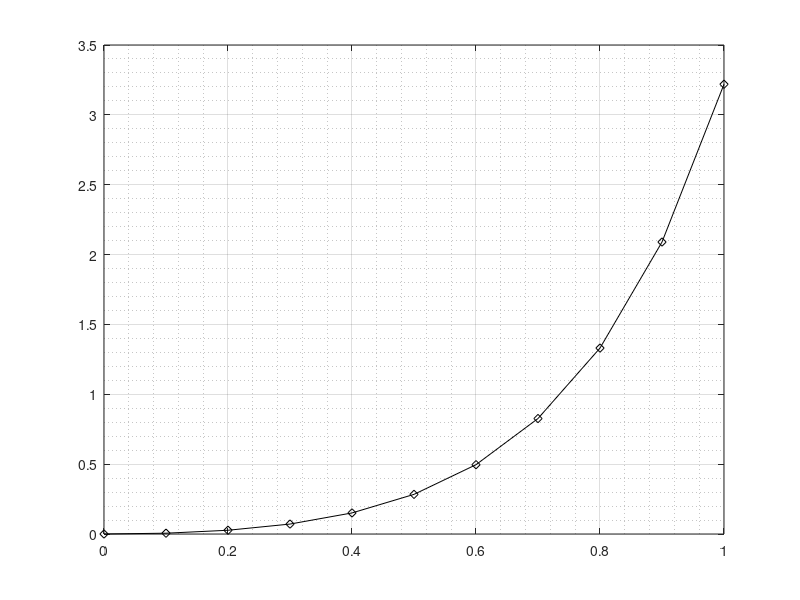

MATLAB code to generate this figure: (Note: this script raises an error after producing the figure.)
# Calculo Octave solucion ODE
#Ej4TP7
clear all
clc; clf
inter = [0,1];
h = 0.1;
L = (inter(2)-inter(1))/h;
t = linspace(inter(1),inter(2),L+1)';

# Caso I
f = @(t,y) t*exp(3*t) - 2*y;
y0 = 0; # valor inicial

# Caso II
%f =@(t,y) -2*y;
%y0 = 3;

# Caso III
%f =@(t,y) -cos(2*pi*t.^2)-t*y;
%y0 = 2;
%dfy = @(t) -t;

# Exacta
fex=@(t) (t.*exp(3*t))./5 - (exp(3*t))./25 + (exp(-2*t))./25;
fex = fex(t);

%fex = @(t) 3*exp(-2*t);
%fex = fex(t);

figure(1)
# ploteamos la exacta
plot(t,fex,'k-d')
grid on
grid minor
hold on

%========================================================
dfy = @(t) -2;
[tcn, wcn] = Crank_Nicholson_Newton(f,dfy,0,1,0,L,100,0.00001);
[tea, wea] = euler_atras_nw(f, dfy, 0, 1, 0, L, 100, 0.00001);
[tE,wE] = euler(f,inter,y0,L);
%========================================================
plot(tcn,wcn,'m-o')
plot(tea,wea,'g-*')
plot(tE,wE,'b-*')

title('PVI - Metodo de Crank-Nicholson con Newton-Eulercon Newton y Euler')
xlabel('Tiempo [s]')
ylabel('Solucion PVI')
legend('fex','CN-NR','Euler-Atras','Euler')
hold off

% calculamos el error absoluto Exacta - CN y el relativo

ErrorCN = abs(fex - wcn);
ErrorCN_rel = abs(fex - wcn)./abs(fex);

ErrorEA = abs(fex - wea);
ErrorEA_rel = abs(fex - wea)./abs(fex);

ErrorE = abs(fex - wE);
ErrorE_rel = abs(fex - wE)./abs(fex);


figure(2)
semilogy(tcn,ErrorCN,'b-*')
hold on
semilogy(tea,ErrorEA,'r-*')
semilogy(tE,ErrorE,'c-*')

semilogy(tcn,ErrorCN_rel,'k-o')
semilogy(tea,ErrorEA_rel,'m-d')
semilogy(tE,ErrorE_rel,'c-d')
title('PVI - Error')
xlabel('Tiempo [s]')
ylabel('Error Global')
legend('ErrorCN','ErrorEA','ErrorE','ErrorCN-Rel','ErrorEA-Rel','ErrorE-Rel')
grid on
grid minor

